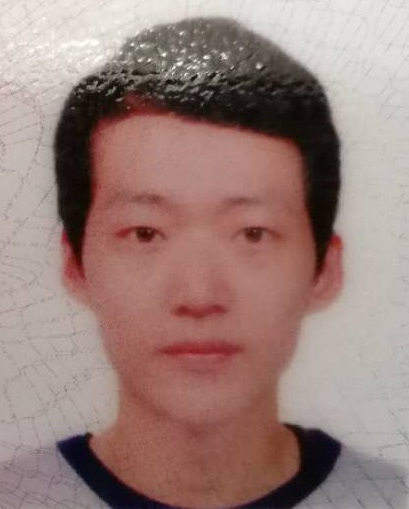
#> input picture projects/face_detect_Haar/LeeChan.jpg, 409 x 509 px
$ python image_face_detect.py
#> lines starting #> are read from the running program, lines starting #| are printed output that depends on the picture; after the words box and inside, x2 and y2 are one past the last pixel; in counts of white or black regions, pixels touching at a corner belong together
import cv2
import sys

img = cv2.imread('LeeChan.jpg',cv2.IMREAD_UNCHANGED)
#> img is the input picture: shape (509, 409, 3); mean B, G, R 122.4, 128.1, 154.1

# load classifier
face_haar = cv2.CascadeClassifier("haarcascade_frontalface_default.xml")
eye_haar = cv2.CascadeClassifier("haarcascade_eye.xml")
# convert rgb to gray
gray_img = cv2.cvtColor(img, cv2.COLOR_BGR2GRAY)
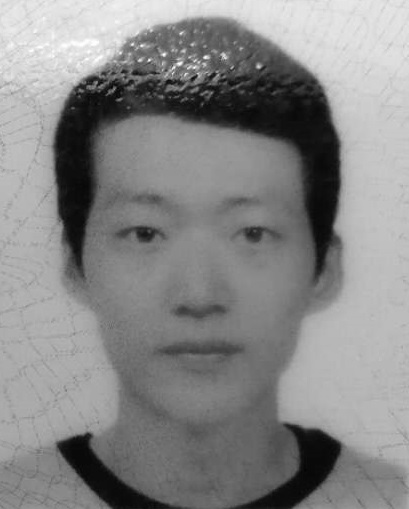
#> gray_img: shape (509, 409); min 3, max 254, mean 135.2
# detect all faces in image
faces = face_haar.detectMultiScale(gray_img, 1.3, 5)
#> faces = [[62, 128, 284, 284]]
for face_x,face_y,face_w,face_h in faces:
	cv2.rectangle(img, (face_x, face_y), (face_x+face_w, face_y+face_h), (0,255,0), 2)
        # the eyes should be on the face
	roi_gray_img = gray_img[face_y:face_y+face_h, face_x:face_x+face_w]
	roi_img = img[face_y:face_y+face_h, face_x:face_x+face_w]
	eyes = eye_haar.detectMultiScale(roi_gray_img, 1.3, 5)
	for eye_x,eye_y,eye_w,eye_h in eyes:
		cv2.rectangle(roi_img, (eye_x,eye_y), (eye_x+eye_w, eye_y+eye_h), (255,0,0), 2)
#> this loop made 1 pass
#> (face_x, face_y, face_w, face_h, eyes) on pass 1: (62, 128, 284, 284, [[161, 77, 58, 58], [50, 75, 60, 60]])
#> pass 1, `roi_gray_img = gray_img[face_y:face_y+face_h, face_x:face_x+face_w]`:
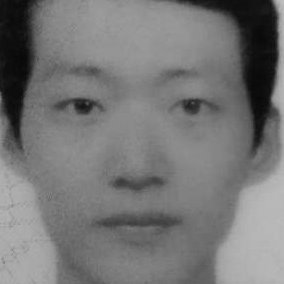
#> roi_gray_img: shape (284, 284); min 7, max 191, mean 118.1
#> pass 1, `roi_img = img[face_y:face_y+face_h, face_x:face_x+face_w]`:
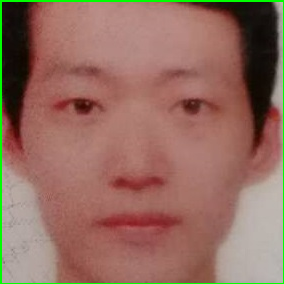
#> roi_img: shape (284, 284, 3); mean B, G, R 95.7, 108.6, 147.8
#> after the loop:
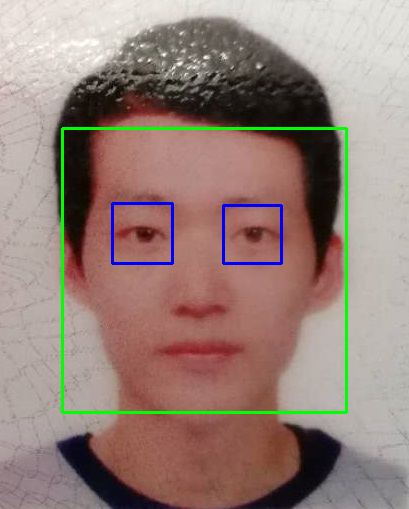
#> img: shape (509, 409, 3); 2.31% of pixels changed, all inside (x1, y1, x2, y2) = (61, 127, 348, 414)
#> after the loop:
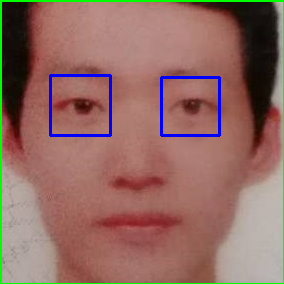
#> roi_img: shape (284, 284, 3); 1.75% of pixels changed, all inside (x1, y1, x2, y2) = (49, 74, 221, 137)

cv2.imshow('img', img)
cv2.waitKey(0)

cv2.destroyAllWindows()
